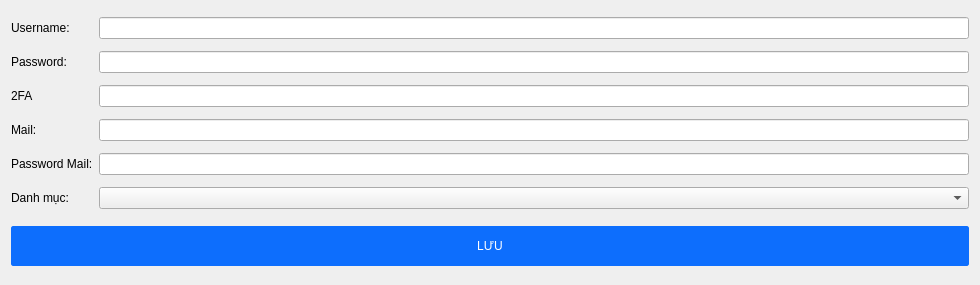
<?xml version="1.0" encoding="UTF-8"?>
<ui version="4.0">
 <class>EditAccountDialog</class>
 <widget class="QDialog" name="EditAccountDialog">
  <property name="geometry">
   <rect>
    <x>0</x>
    <y>0</y>
    <width>980</width>
    <height>285</height>
   </rect>
  </property>
  <property name="windowTitle">
   <string>Dialog</string>
  </property>
  <layout class="QVBoxLayout" name="verticalLayout">
   <item>
    <layout class="QGridLayout" name="gridLayout">
     <property name="topMargin">
      <number>0</number>
     </property>
     <property name="bottomMargin">
      <number>5</number>
     </property>
     <property name="verticalSpacing">
      <number>12</number>
     </property>
     <item row="0" column="0">
      <widget class="QLabel" name="label">
       <property name="text">
        <string>Username:</string>
       </property>
      </widget>
     </item>
     <item row="2" column="0">
      <widget class="QLabel" name="label_8">
       <property name="text">
        <string>2FA</string>
       </property>
      </widget>
     </item>
     <item row="1" column="3">
      <widget class="QLineEdit" name="txt_password"/>
     </item>
     <item row="1" column="0">
      <widget class="QLabel" name="label_3">
       <property name="text">
        <string>Password:</string>
       </property>
      </widget>
     </item>
     <item row="5" column="0">
      <widget class="QLabel" name="label_6">
       <property name="text">
        <string>Password Mail:</string>
       </property>
      </widget>
     </item>
     <item row="6" column="0">
      <widget class="QLabel" name="label_9">
       <property name="text">
        <string>Danh mục:</string>
       </property>
      </widget>
     </item>
     <item row="0" column="3">
      <widget class="QLineEdit" name="txt_username">
       <property name="readOnly">
        <bool>true</bool>
       </property>
      </widget>
     </item>
     <item row="6" column="3">
      <widget class="QComboBox" name="cbb_categories"/>
     </item>
     <item row="3" column="0">
      <widget class="QLabel" name="label_5">
       <property name="text">
        <string>Mail:</string>
       </property>
      </widget>
     </item>
     <item row="2" column="3">
      <widget class="QLineEdit" name="txt_2fa"/>
     </item>
     <item row="3" column="3">
      <widget class="QLineEdit" name="txt_mail"/>
     </item>
     <item row="5" column="3">
      <widget class="QLineEdit" name="txt_pass_mail"/>
     </item>
    </layout>
   </item>
   <item>
    <layout class="QHBoxLayout" name="horizontalLayout">
     <property name="spacing">
      <number>12</number>
     </property>
     <property name="topMargin">
      <number>0</number>
     </property>
     <property name="bottomMargin">
      <number>0</number>
     </property>
     <item>
      <widget class="QPushButton" name="btn_save">
       <property name="enabled">
        <bool>true</bool>
       </property>
       <property name="minimumSize">
        <size>
         <width>0</width>
         <height>40</height>
        </size>
       </property>
       <property name="cursor">
        <cursorShape>PointingHandCursor</cursorShape>
       </property>
       <property name="styleSheet">
        <string notr="true">QPushButton {
	color: #fff;
	background-color: #0d6efd;
	border: 1px solid #0d6efd;
	border-radius: 2px;
	cursor: pointer;
}
QPushButton:hover{
	background-color: #0b5ed7;
	border: 1px solid #0b5ed7;
}

QPushButton:pressed {	
	padding-left: 2px;
	padding-top: 2px;
}

QPushButton:disabled{
	background-color: rgb(12, 101, 227);
}
</string>
       </property>
       <property name="text">
        <string>LƯU</string>
       </property>
      </widget>
     </item>
    </layout>
   </item>
  </layout>
 </widget>
 <resources/>
 <connections/>
</ui>
